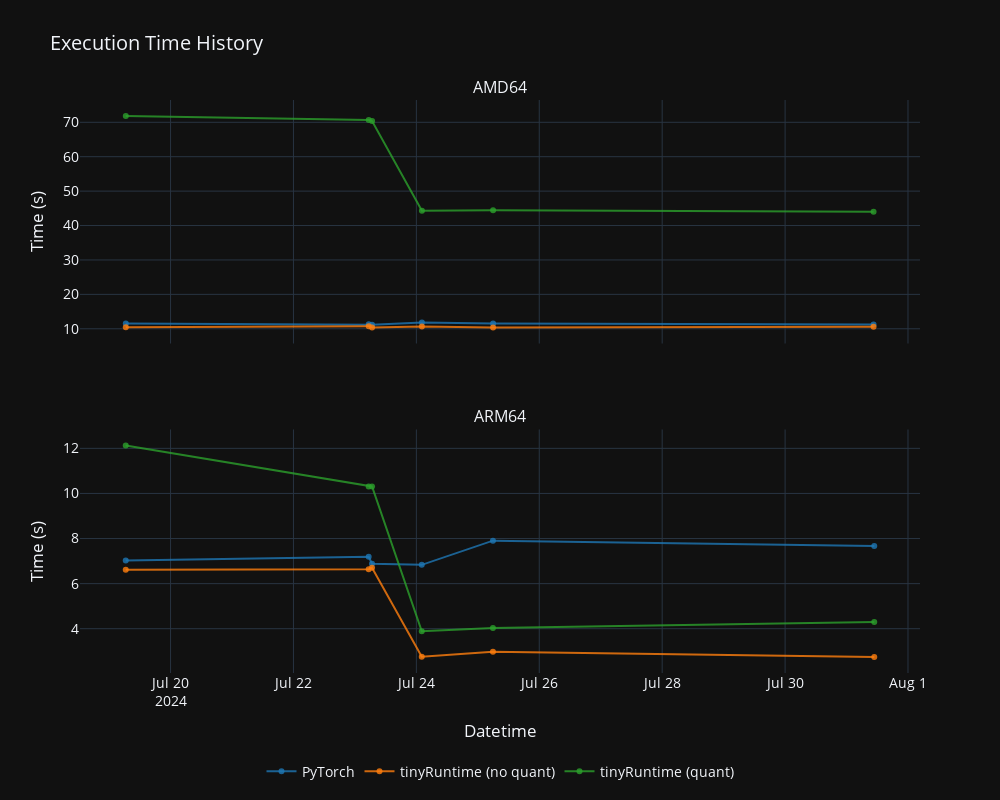

The cell this chart's notebook holds for it:
### Markdown cell above
# Runtime Optimization Progress

### Code cell
#| label: fig-time
#| fig-cap: "Time"

def plot_progress_subplot(fig, row, col, df, metric, showlegend):
    '''Plot evolution of execution time using Plotly.'''
    df_pytorch, df_trv, df_trq = split_dataframe(df)

    colors = ['rgba(31, 119, 180, 0.8)', 'rgba(255, 127, 14, 0.8)', 'rgba(44, 160, 44, 0.8)']
    fig.add_trace(go.Scatter(x=df_pytorch["Datetime"], y=df_pytorch[metric], mode='lines+markers', name='PyTorch',
                             line=dict(color=colors[0]), showlegend=showlegend), row=row, col=col)
    fig.add_trace(go.Scatter(x=df_trv["Datetime"], y=df_trv[metric], mode='lines+markers', name='tinyRuntime (no quant)',
                             line=dict(color=colors[1]), showlegend=showlegend), row=row, col=col)
    fig.add_trace(go.Scatter(x=df_trq["Datetime"], y=df_trq[metric], mode='lines+markers', name='tinyRuntime (quant)',
                             line=dict(color=colors[2]), showlegend=showlegend), row=row, col=col)

def plot_progress(metric, ylabel, title):
    fig = make_subplots(rows=2, cols=1, subplot_titles=('AMD64', 'ARM64'), shared_xaxes=True, vertical_spacing=0.15)
    
    plot_progress_subplot(fig, 1, 1, df_x86, metric, showlegend=True)
    plot_progress_subplot(fig, 2, 1, df_arm, metric, showlegend=False)
    
    fig.update_xaxes(title_text="Datetime", row=2, col=1)
    fig.update_xaxes(showticklabels=False, row=1, col=1)
    fig.update_yaxes(title_text=ylabel, row=1, col=1)
    fig.update_yaxes(title_text=ylabel, row=2, col=1)
    
    fig.update_layout(height=800, width=1000, showlegend=True,
                      legend=dict(orientation="h", yanchor="bottom", y=-0.2, xanchor="center", x=0.5),
                      legend_itemclick=False, legend_itemdoubleclick=False, font=dict(size=14), margin=dict(t=100, b=50),
                      template="plotly_dark", title=f"{title} History")
    fig.show(config={'displayModeBar': False})

plot_progress("Time", "Time (s)", "Execution Time")

### Figure 1 — Plotly figure (JSON) as saved in the notebook; plotly's stock layout.template omitted (floating-point values rounded to 4 significant figures)
{"data": [{"line": {"color": "rgba(31, 119, 180, 0.8)"}, "mode": "lines+markers", "name": "PyTorch", "showlegend": true, "type": "scatter", "x": ["2024-07-19 06:31:09", "2024-07-23 05:23:24", "2024-07-23 06:42:18", "2024-07-24 02:09:55", "2024-07-25 05:57:40", "2024-07-31 10:33:08"], "xaxis": "x", "y": [11.55, 11.35, 11.15, 11.85, 11.55, 11.25], "yaxis": "y"}, {"line": {"color": "rgba(255, 127, 14, 0.8)"}, "mode": "lines+markers", "name": "tinyRuntime (no quant)", "showlegend": true, "type": "scatter", "x": ["2024-07-19 06:31:09", "2024-07-23 05:23:24", "2024-07-23 06:42:18", "2024-07-24 02:09:55", "2024-07-25 05:57:40", "2024-07-31 10:33:08"], "xaxis": "x", "y": [10.44, 10.75, 10.35, 10.65, 10.35, 10.56], "yaxis": "y"}, {"line": {"color": "rgba(44, 160, 44, 0.8)"}, "mode": "lines+markers", "name": "tinyRuntime (quant)", "showlegend": true, "type": "scatter", "x": ["2024-07-19 06:31:09", "2024-07-23 05:23:24", "2024-07-23 06:42:18", "2024-07-24 02:09:55", "2024-07-25 05:57:40", "2024-07-31 10:33:08"], "xaxis": "x", "y": [71.85, 70.69, 70.38, 44.3, 44.45, 44.03], "yaxis": "y"}, {"line": {"color": "rgba(31, 119, 180, 0.8)"}, "mode": "lines+markers", "name": "PyTorch", "showlegend": false, "type": "scatter", "x": ["2024-07-19 06:30:05", "2024-07-23 05:22:24", "2024-07-23 06:41:04", "2024-07-24 02:06:55", "2024-07-25 05:54:31", "2024-07-31 10:49:19"], "xaxis": "x2", "y": [7.024, 7.194, 6.885, 6.832, 7.906, 7.673], "yaxis": "y2"}, {"line": {"color": "rgba(255, 127, 14, 0.8)"}, "mode": "lines+markers", "name": "tinyRuntime (no quant)", "showlegend": false, "type": "scatter", "x": ["2024-07-19 06:30:05", "2024-07-23 05:22:24", "2024-07-23 06:41:04", "2024-07-24 02:06:55", "2024-07-25 05:54:31", "2024-07-31 10:49:19"], "xaxis": "x2", "y": [6.611, 6.639, 6.7, 2.755, 2.975, 2.742], "yaxis": "y2"}, {"line": {"color": "rgba(44, 160, 44, 0.8)"}, "mode": "lines+markers", "name": "tinyRuntime (quant)", "showlegend": false, "type": "scatter", "x": ["2024-07-19 06:30:05", "2024-07-23 05:22:24", "2024-07-23 06:41:04", "2024-07-24 02:06:55", "2024-07-25 05:54:31", "2024-07-31 10:49:19"], "xaxis": "x2", "y": [12.13, 10.31, 10.31, 3.888, 4.028, 4.298], "yaxis": "y2"}], "layout": {"annotations": [{"font": {"size": 16}, "showarrow": false, "text": "AMD64", "x": 0.5, "xanchor": "center", "xref": "paper", "y": 1, "yanchor": "bottom", "yref": "paper"}, {"font": {"size": 16}, "showarrow": false, "text": "ARM64", "x": 0.5, "xanchor": "center", "xref": "paper", "y": 0.425, "yanchor": "bottom", "yref": "paper"}], "font": {"size": 14}, "height": 800, "legend": {"itemclick": false, "itemdoubleclick": false, "orientation": "h", "x": 0.5, "xanchor": "center", "y": -0.2, "yanchor": "bottom"}, "margin": {"b": 50, "t": 100}, "showlegend": true, "title": {"text": "Execution Time History"}, "width": 1000, "xaxis": {"anchor": "y", "domain": [0, 1], "matches": "x2", "showticklabels": false}, "xaxis2": {"anchor": "y2", "domain": [0, 1], "title": {"text": "Datetime"}}, "yaxis": {"anchor": "x", "domain": [0.575, 1], "title": {"text": "Time (s)"}}, "yaxis2": {"anchor": "x2", "domain": [0, 0.425], "title": {"text": "Time (s)"}}}}
